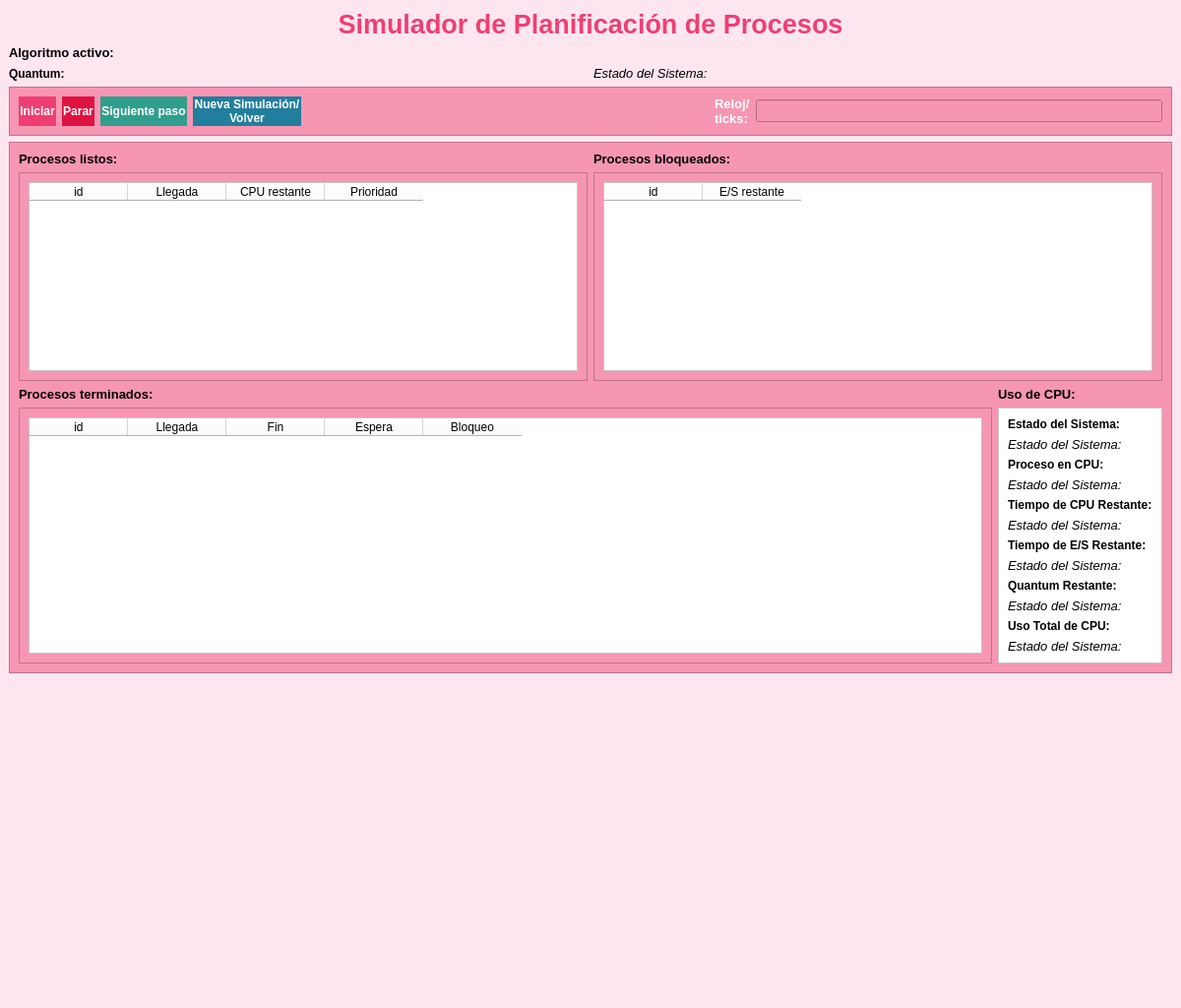
<?xml version="1.0" encoding="UTF-8"?>
<ui version="4.0">
 <class>SimulationWindow</class>
 <widget class="QMainWindow" name="SimulationWindow">
  <property name="geometry">
   <rect>
    <x>0</x>
    <y>0</y>
    <width>1200</width>
    <height>1024</height>
   </rect>
  </property>
  <property name="windowTitle">
   <string>MainWindow</string>
  </property>
  <property name="styleSheet">
   <string notr="true">background-color: rgb(254, 230, 241);</string>
  </property>
  <widget class="QWidget" name="centralwidget">
   <layout class="QGridLayout" name="gridLayout_4">
    <item row="0" column="0">
     <layout class="QGridLayout" name="gridLayout_3">
      <item row="0" column="0">
       <layout class="QVBoxLayout" name="verticalLayout_8">
        <item>
         <layout class="QVBoxLayout" name="verticalLayout_7">
          <item>
           <layout class="QVBoxLayout" name="verticalLayout_6">
            <item>
             <widget class="QLabel" name="lbl_title">
              <property name="font">
               <font>
                <pointsize>20</pointsize>
                <bold>true</bold>
               </font>
              </property>
              <property name="styleSheet">
               <string notr="true">color: rgb(238, 63, 115);</string>
              </property>
              <property name="text">
               <string>Simulador de Planificación de Procesos</string>
              </property>
              <property name="alignment">
               <set>Qt::AlignmentFlag::AlignCenter</set>
              </property>
             </widget>
            </item>
            <item>
             <widget class="QLabel" name="label">
              <property name="font">
               <font>
                <pointsize>10</pointsize>
                <bold>true</bold>
               </font>
              </property>
              <property name="text">
               <string>Algoritmo activo:</string>
              </property>
             </widget>
            </item>
           </layout>
          </item>
          <item>
           <layout class="QHBoxLayout" name="horizontalLayout_2">
            <item>
             <widget class="QLabel" name="lbl_nombre_q_2">
              <property name="font">
               <font>
                <bold>true</bold>
               </font>
              </property>
              <property name="text">
               <string>Quantum:</string>
              </property>
             </widget>
            </item>
            <item>
             <widget class="QLabel" name="lbl_quantum_2">
              <property name="font">
               <font>
                <pointsize>10</pointsize>
                <italic>true</italic>
                <bold>false</bold>
               </font>
              </property>
              <property name="text">
               <string>Estado del Sistema:</string>
              </property>
             </widget>
            </item>
           </layout>
          </item>
         </layout>
        </item>
        <item>
         <widget class="QFrame" name="frame_2">
          <property name="styleSheet">
           <string notr="true">background-color: rgb(246, 150, 179);</string>
          </property>
          <property name="frameShape">
           <enum>QFrame::Shape::StyledPanel</enum>
          </property>
          <property name="frameShadow">
           <enum>QFrame::Shadow::Raised</enum>
          </property>
          <layout class="QHBoxLayout" name="horizontalLayout">
           <item>
            <widget class="QPushButton" name="pushButton_iniciar">
             <property name="sizePolicy">
              <sizepolicy hsizetype="Minimum" vsizetype="Expanding">
               <horstretch>0</horstretch>
               <verstretch>0</verstretch>
              </sizepolicy>
             </property>
             <property name="font">
              <font>
               <bold>true</bold>
              </font>
             </property>
             <property name="styleSheet">
              <string notr="true">border: 1px solid transparent;
background-color: rgb(238, 63, 115);
color: rgb(255, 255, 255);</string>
             </property>
             <property name="text">
              <string>Iniciar</string>
             </property>
            </widget>
           </item>
           <item>
            <widget class="QPushButton" name="pushButton_parar">
             <property name="sizePolicy">
              <sizepolicy hsizetype="Minimum" vsizetype="Expanding">
               <horstretch>0</horstretch>
               <verstretch>0</verstretch>
              </sizepolicy>
             </property>
             <property name="font">
              <font>
               <bold>true</bold>
              </font>
             </property>
             <property name="styleSheet">
              <string notr="true">border: 1px solid transparent;
background-color: rgb(221, 20, 64);
color: rgb(255, 255, 255);</string>
             </property>
             <property name="text">
              <string>Parar</string>
             </property>
            </widget>
           </item>
           <item>
            <widget class="QPushButton" name="pushButton_next">
             <property name="sizePolicy">
              <sizepolicy hsizetype="Minimum" vsizetype="Expanding">
               <horstretch>0</horstretch>
               <verstretch>0</verstretch>
              </sizepolicy>
             </property>
             <property name="font">
              <font>
               <bold>true</bold>
              </font>
             </property>
             <property name="styleSheet">
              <string notr="true">border: 1px solid transparent;
background-color: rgb(48, 158, 140);
color: rgb(255, 255, 255);</string>
             </property>
             <property name="text">
              <string>Siguiente paso</string>
             </property>
            </widget>
           </item>
           <item>
            <widget class="QPushButton" name="pushButton_new">
             <property name="font">
              <font>
               <bold>true</bold>
              </font>
             </property>
             <property name="styleSheet">
              <string notr="true">border: 1px solid transparent;
background-color: rgb(34, 126, 157);
color: rgb(255, 255, 255);</string>
             </property>
             <property name="text">
              <string>Nueva Simulación/ 
Volver</string>
             </property>
            </widget>
           </item>
           <item>
            <spacer name="horizontalSpacer_4">
             <property name="orientation">
              <enum>Qt::Orientation::Horizontal</enum>
             </property>
             <property name="sizeHint" stdset="0">
              <size>
               <width>40</width>
               <height>20</height>
              </size>
             </property>
            </spacer>
           </item>
           <item>
            <widget class="QLabel" name="label_reloj">
             <property name="font">
              <font>
               <pointsize>10</pointsize>
               <bold>true</bold>
              </font>
             </property>
             <property name="styleSheet">
              <string notr="true">color: rgb(255, 255, 255);</string>
             </property>
             <property name="text">
              <string>Reloj/
ticks:</string>
             </property>
            </widget>
           </item>
           <item>
            <widget class="QLineEdit" name="lineEdit_reloj">
             <property name="font">
              <font>
               <pointsize>10</pointsize>
               <bold>true</bold>
              </font>
             </property>
             <property name="styleSheet">
              <string notr="true">color: rgb(255, 255, 255);</string>
             </property>
             <property name="readOnly">
              <bool>true</bool>
             </property>
            </widget>
           </item>
          </layout>
         </widget>
        </item>
       </layout>
      </item>
      <item row="1" column="0">
       <widget class="QFrame" name="frame">
        <property name="styleSheet">
         <string notr="true">background-color: rgb(246, 150, 179);</string>
        </property>
        <property name="frameShape">
         <enum>QFrame::Shape::StyledPanel</enum>
        </property>
        <property name="frameShadow">
         <enum>QFrame::Shadow::Raised</enum>
        </property>
        <layout class="QGridLayout" name="gridLayout_2">
         <item row="0" column="0">
          <layout class="QGridLayout" name="gridLayout">
           <item row="0" column="1">
            <layout class="QVBoxLayout" name="verticalLayout_5">
             <item>
              <widget class="QLabel" name="lbl_procesos_bloqueados">
               <property name="font">
                <font>
                 <pointsize>10</pointsize>
                 <bold>true</bold>
                </font>
               </property>
               <property name="text">
                <string>Procesos bloqueados:</string>
               </property>
              </widget>
             </item>
             <item>
              <widget class="QScrollArea" name="scrollArea_bloqueados">
               <property name="widgetResizable">
                <bool>true</bool>
               </property>
               <widget class="QWidget" name="scrollAreaWidgetContents_3">
                <property name="geometry">
                 <rect>
                  <x>0</x>
                  <y>0</y>
                  <width>567</width>
                  <height>214</height>
                 </rect>
                </property>
                <layout class="QHBoxLayout" name="horizontalLayout_6">
                 <item>
                  <widget class="QTableWidget" name="tableWidget_bloqueados">
                   <property name="styleSheet">
                    <string notr="true">background-color: rgb(255, 255, 255);</string>
                   </property>
                   <property name="sortingEnabled">
                    <bool>true</bool>
                   </property>
                   <column>
                    <property name="text">
                     <string>id</string>
                    </property>
                   </column>
                   <column>
                    <property name="text">
                     <string>E/S restante</string>
                    </property>
                   </column>
                  </widget>
                 </item>
                </layout>
               </widget>
              </widget>
             </item>
            </layout>
           </item>
           <item row="0" column="0">
            <layout class="QVBoxLayout" name="verticalLayout_4">
             <item>
              <widget class="QLabel" name="lbl_procesos_listos">
               <property name="font">
                <font>
                 <pointsize>10</pointsize>
                 <bold>true</bold>
                </font>
               </property>
               <property name="text">
                <string>Procesos listos:</string>
               </property>
              </widget>
             </item>
             <item>
              <widget class="QScrollArea" name="scrollArea_listos">
               <property name="widgetResizable">
                <bool>true</bool>
               </property>
               <widget class="QWidget" name="scrollAreaWidgetContents_2">
                <property name="geometry">
                 <rect>
                  <x>0</x>
                  <y>0</y>
                  <width>568</width>
                  <height>214</height>
                 </rect>
                </property>
                <layout class="QHBoxLayout" name="horizontalLayout_5">
                 <item>
                  <widget class="QTableWidget" name="tableWidget_listos">
                   <property name="font">
                    <font>
                     <pointsize>9</pointsize>
                     <bold>false</bold>
                    </font>
                   </property>
                   <property name="styleSheet">
                    <string notr="true">background-color: rgb(255, 255, 255);</string>
                   </property>
                   <property name="sortingEnabled">
                    <bool>true</bool>
                   </property>
                   <column>
                    <property name="text">
                     <string>id</string>
                    </property>
                   </column>
                   <column>
                    <property name="text">
                     <string>Llegada</string>
                    </property>
                   </column>
                   <column>
                    <property name="text">
                     <string>CPU restante</string>
                    </property>
                   </column>
                   <column>
                    <property name="text">
                     <string>Prioridad</string>
                    </property>
                   </column>
                  </widget>
                 </item>
                </layout>
               </widget>
              </widget>
             </item>
            </layout>
           </item>
           <item row="1" column="0" colspan="2">
            <layout class="QHBoxLayout" name="horizontalLayout_4">
             <item>
              <layout class="QVBoxLayout" name="verticalLayout_3">
               <item>
                <widget class="QLabel" name="lbl_procesos_terminados">
                 <property name="font">
                  <font>
                   <pointsize>10</pointsize>
                   <bold>true</bold>
                  </font>
                 </property>
                 <property name="text">
                  <string>Procesos terminados:</string>
                 </property>
                </widget>
               </item>
               <item>
                <widget class="QScrollArea" name="scrollArea_terminados">
                 <property name="widgetResizable">
                  <bool>true</bool>
                 </property>
                 <widget class="QWidget" name="scrollAreaWidgetContents_4">
                  <property name="geometry">
                   <rect>
                    <x>0</x>
                    <y>0</y>
                    <width>934</width>
                    <height>351</height>
                   </rect>
                  </property>
                  <layout class="QHBoxLayout" name="horizontalLayout_3">
                   <item>
                    <widget class="QTableWidget" name="tableWidget_terminados">
                     <property name="font">
                      <font>
                       <pointsize>9</pointsize>
                      </font>
                     </property>
                     <property name="styleSheet">
                      <string notr="true">background-color: rgb(255, 255, 255);</string>
                     </property>
                     <property name="sortingEnabled">
                      <bool>true</bool>
                     </property>
                     <column>
                      <property name="text">
                       <string>id</string>
                      </property>
                     </column>
                     <column>
                      <property name="text">
                       <string>Llegada</string>
                      </property>
                     </column>
                     <column>
                      <property name="text">
                       <string>Fin</string>
                      </property>
                     </column>
                     <column>
                      <property name="text">
                       <string>Espera</string>
                      </property>
                     </column>
                     <column>
                      <property name="text">
                       <string>Bloqueo</string>
                      </property>
                     </column>
                    </widget>
                   </item>
                  </layout>
                 </widget>
                </widget>
               </item>
              </layout>
             </item>
             <item>
              <layout class="QVBoxLayout" name="verticalLayout_2">
               <item>
                <widget class="QLabel" name="label_uso">
                 <property name="font">
                  <font>
                   <pointsize>10</pointsize>
                   <bold>true</bold>
                  </font>
                 </property>
                 <property name="text">
                  <string>Uso de CPU:</string>
                 </property>
                </widget>
               </item>
               <item>
                <widget class="QFrame" name="frame_uso_cpu">
                 <property name="styleSheet">
                  <string notr="true">background-color: rgb(255, 255, 255);</string>
                 </property>
                 <property name="frameShape">
                  <enum>QFrame::Shape::StyledPanel</enum>
                 </property>
                 <property name="frameShadow">
                  <enum>QFrame::Shadow::Raised</enum>
                 </property>
                 <layout class="QVBoxLayout" name="verticalLayout">
                  <item>
                   <widget class="QLabel" name="lbl_estado">
                    <property name="font">
                     <font>
                      <bold>true</bold>
                     </font>
                    </property>
                    <property name="text">
                     <string>Estado del Sistema:</string>
                    </property>
                   </widget>
                  </item>
                  <item>
                   <widget class="QLabel" name="lbl_state">
                    <property name="font">
                     <font>
                      <pointsize>10</pointsize>
                      <italic>true</italic>
                      <bold>false</bold>
                     </font>
                    </property>
                    <property name="text">
                     <string>Estado del Sistema:</string>
                    </property>
                   </widget>
                  </item>
                  <item>
                   <widget class="QLabel" name="lbl_proceso">
                    <property name="font">
                     <font>
                      <bold>true</bold>
                     </font>
                    </property>
                    <property name="text">
                     <string>Proceso en CPU:</string>
                    </property>
                   </widget>
                  </item>
                  <item>
                   <widget class="QLabel" name="lbl_process">
                    <property name="font">
                     <font>
                      <pointsize>10</pointsize>
                      <italic>true</italic>
                      <bold>false</bold>
                     </font>
                    </property>
                    <property name="text">
                     <string>Estado del Sistema:</string>
                    </property>
                   </widget>
                  </item>
                  <item>
                   <widget class="QLabel" name="lbl_tiempo">
                    <property name="font">
                     <font>
                      <bold>true</bold>
                     </font>
                    </property>
                    <property name="text">
                     <string>Tiempo de CPU Restante:</string>
                    </property>
                   </widget>
                  </item>
                  <item>
                   <widget class="QLabel" name="lbl_cpu_remaining">
                    <property name="font">
                     <font>
                      <pointsize>10</pointsize>
                      <italic>true</italic>
                      <bold>false</bold>
                     </font>
                    </property>
                    <property name="text">
                     <string>Estado del Sistema:</string>
                    </property>
                   </widget>
                  </item>
                  <item>
                   <widget class="QLabel" name="lbl_tiempo_io">
                    <property name="font">
                     <font>
                      <bold>true</bold>
                     </font>
                    </property>
                    <property name="text">
                     <string>Tiempo de E/S Restante:</string>
                    </property>
                   </widget>
                  </item>
                  <item>
                   <widget class="QLabel" name="lbl_io_remaining">
                    <property name="font">
                     <font>
                      <pointsize>10</pointsize>
                      <italic>true</italic>
                      <bold>false</bold>
                     </font>
                    </property>
                    <property name="text">
                     <string>Estado del Sistema:</string>
                    </property>
                   </widget>
                  </item>
                  <item>
                   <widget class="QLabel" name="lbl_nombre_q">
                    <property name="font">
                     <font>
                      <bold>true</bold>
                     </font>
                    </property>
                    <property name="text">
                     <string>Quantum Restante:</string>
                    </property>
                   </widget>
                  </item>
                  <item>
                   <widget class="QLabel" name="lbl_quantum">
                    <property name="font">
                     <font>
                      <pointsize>10</pointsize>
                      <italic>true</italic>
                      <bold>false</bold>
                     </font>
                    </property>
                    <property name="text">
                     <string>Estado del Sistema:</string>
                    </property>
                   </widget>
                  </item>
                  <item>
                   <widget class="QLabel" name="lbl_uso">
                    <property name="font">
                     <font>
                      <bold>true</bold>
                     </font>
                    </property>
                    <property name="text">
                     <string>Uso Total de CPU:</string>
                    </property>
                   </widget>
                  </item>
                  <item>
                   <widget class="QLabel" name="lbl_uso_total_cpu">
                    <property name="font">
                     <font>
                      <pointsize>10</pointsize>
                      <italic>true</italic>
                      <bold>false</bold>
                     </font>
                    </property>
                    <property name="text">
                     <string>Estado del Sistema:</string>
                    </property>
                   </widget>
                  </item>
                 </layout>
                </widget>
               </item>
              </layout>
             </item>
            </layout>
           </item>
          </layout>
         </item>
        </layout>
       </widget>
      </item>
     </layout>
    </item>
    <item row="1" column="0">
     <spacer name="verticalSpacer">
      <property name="orientation">
       <enum>Qt::Orientation::Vertical</enum>
      </property>
      <property name="sizeHint" stdset="0">
       <size>
        <width>20</width>
        <height>40</height>
       </size>
      </property>
     </spacer>
    </item>
   </layout>
  </widget>
  <widget class="QMenuBar" name="menubar">
   <property name="geometry">
    <rect>
     <x>0</x>
     <y>0</y>
     <width>1200</width>
     <height>26</height>
    </rect>
   </property>
  </widget>
  <widget class="QStatusBar" name="statusbar"/>
 </widget>
 <resources/>
 <connections/>
</ui>
